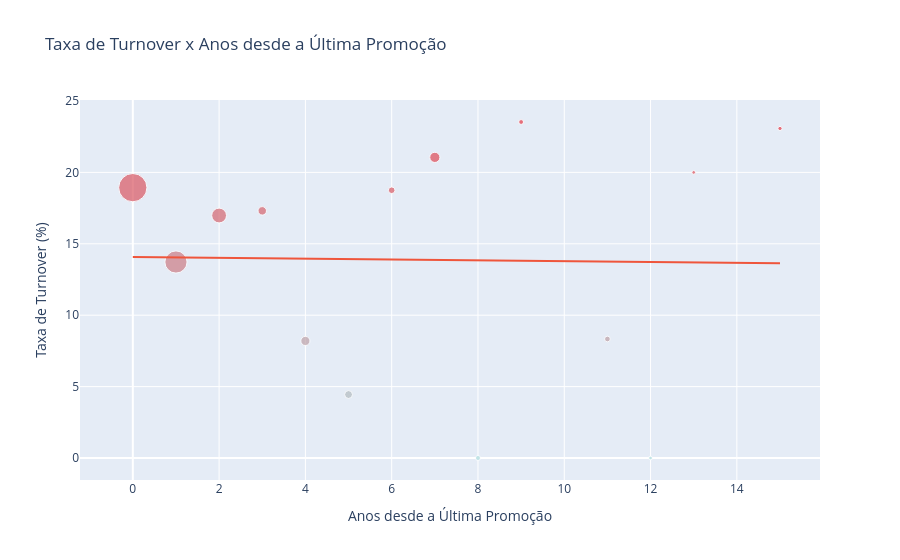

The code cell stored with this chart in its notebook:
### Markdown cell above
## 4. Promoções e Tempo sem Crescer

### Code cell
# Turnover por anos desde a última promoção
promocao = df.groupby('YearsSinceLastPromotion')['saiu'].agg(['mean', 'count']).reset_index()
promocao.columns = ['anos', 'taxa', 'total']
promocao['taxa'] *= 100
promocao = promocao[promocao['total'] >= 10]  # filtra grupos com poucos dados

fig = px.scatter(
    promocao, x='anos', y='taxa', size='total',
    color='taxa',
    color_continuous_scale=['#A8DADC', '#E63946'],
    title='Taxa de Turnover x Anos desde a Última Promoção',
    labels={
        'anos': 'Anos desde a Última Promoção',
        'taxa': 'Taxa de Turnover (%)',
        'total': 'Nº de Colaboradores'
    },
    trendline='ols'
)
fig.update_layout(coloraxis_showscale=False)
fig.show()

### Figure 1 — Plotly figure (JSON) as saved in the notebook; plotly's stock layout.template omitted (floating-point values rounded to 4 significant figures)
{"data": [{"hovertemplate": "Anos desde a Última Promoção=%{x}<br>Taxa de Turnover (%)=%{marker.color}<br>Nº de Colaboradores=%{marker.size}<extra></extra>", "legendgroup": "", "marker": {"color": [18.93, 13.73, 16.98, 17.31, 8.197, 4.444, 18.75, 21.05, 0.0, 23.53, 8.333, 0.0, 20.0, 23.08], "coloraxis": "coloraxis", "size": [581, 357, 159, 52, 61, 45, 32, 76, 18, 17, 24, 10, 10, 13], "sizemode": "area", "sizeref": 1.452, "symbol": "circle"}, "mode": "markers", "name": "", "orientation": "v", "showlegend": false, "type": "scatter", "x": [0, 1, 2, 3, 4, 5, 6, 7, 8, 9, 11, 12, 13, 15], "xaxis": "x", "y": [18.93, 13.73, 16.98, 17.31, 8.197, 4.444, 18.75, 21.05, 0.0, 23.53, 8.333, 0.0, 20.0, 23.08], "yaxis": "y"}, {"hovertemplate": "<b>OLS trendline</b><br>taxa = -0.0296782 * anos + 14.0843<br>R<sup>2</sup>=0.000288<br><br>Anos desde a Última Promoção=%{x}<br>Taxa de Turnover (%)=%{y} <b>(trend)</b><extra></extra>", "legendgroup": "", "marker": {"symbol": "circle"}, "mode": "lines", "name": "", "showlegend": false, "type": "scatter", "x": [0, 1, 2, 3, 4, 5, 6, 7, 8, 9, 11, 12, 13, 15], "xaxis": "x", "y": [14.08, 14.05, 14.02, 14.0, 13.97, 13.94, 13.91, 13.88, 13.85, 13.82, 13.76, 13.73, 13.7, 13.64], "yaxis": "y"}], "layout": {"coloraxis": {"colorbar": {"title": {"text": "Taxa de Turnover (%)"}}, "colorscale": [[0.0, "#A8DADC"], [1.0, "#E63946"]], "showscale": false}, "legend": {"itemsizing": "constant", "tracegroupgap": 0}, "title": {"text": "Taxa de Turnover x Anos desde a Última Promoção"}, "xaxis": {"anchor": "y", "domain": [0.0, 1.0], "title": {"text": "Anos desde a Última Promoção"}}, "yaxis": {"anchor": "x", "domain": [0.0, 1.0], "title": {"text": "Taxa de Turnover (%)"}}}}
